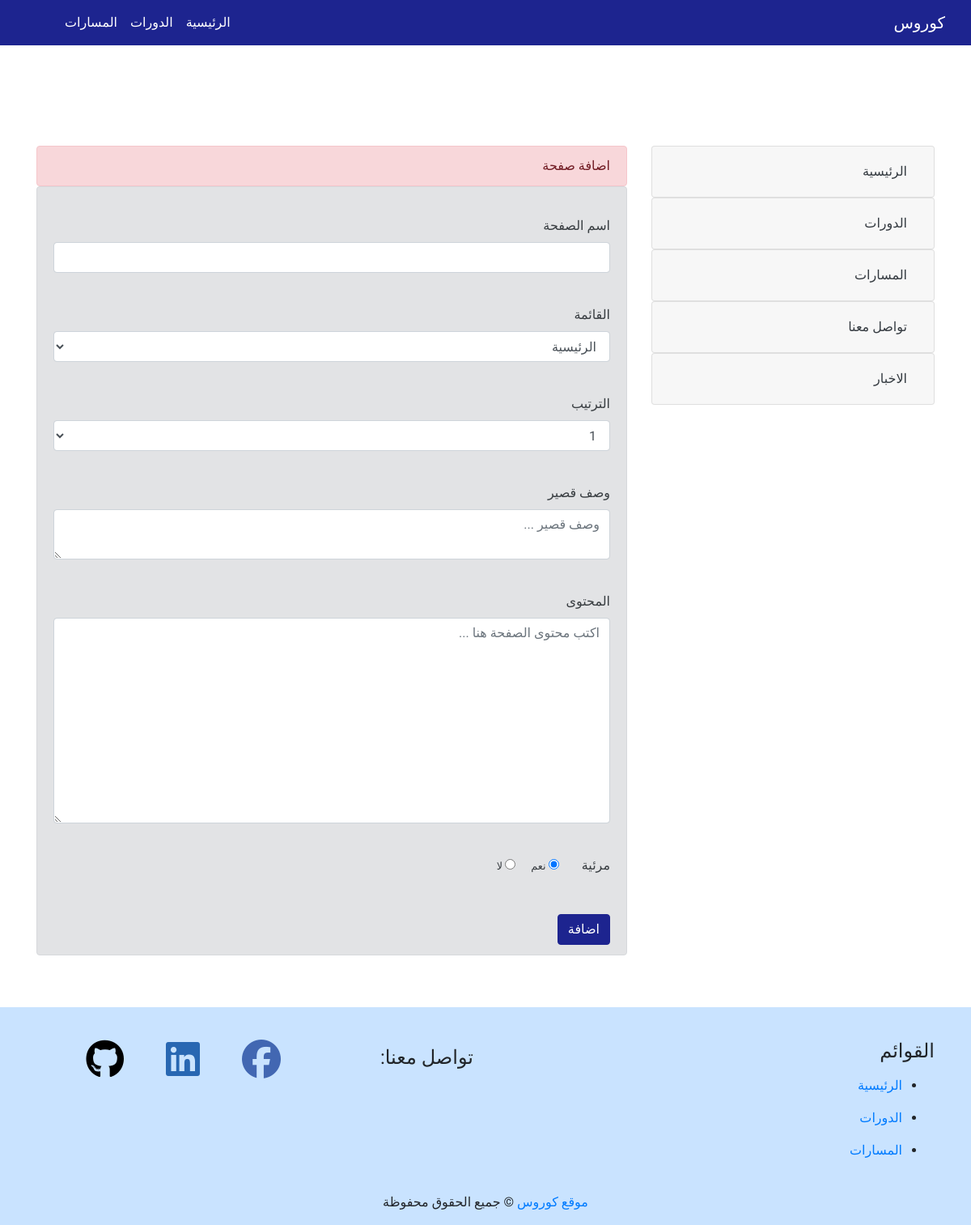
The app's page /add_page.php (signed in) with its own data.
### tables this page shows
CREATE TABLE `navbar_menu` (
  `id` int(10) NOT NULL,
  `name` varchar(255) NOT NULL,
  `rank` int(10) NOT NULL,
  `visible` int(10) NOT NULL,
  `date` timestamp NOT NULL DEFAULT current_timestamp()
);

### public/add_page.php (the view, shortened to what this page needs)
<?php
include_once '../includes/dbconnection.php';
include_once '../includes/layout/header.php';
?>
  </head>
  <body dir="rtl">
    <?php
  include_once '../includes/layout/navbar.php';
  ?>
<div class="container" style="padding-top:100px">
<div class="pb-4">
</div>
<div class="row">
<div class="col-lg-4 col-12">
<?php
$query = "SELECT `name`,`id`  FROM `navbar_menu` WHERE 1" ;
$result = mysqli_query($conn,$query);
if(mysqli_num_rows($result) > 0){
    while($row = mysqli_fetch_assoc($result)){
 ?>
<div class="accordion" id="accordionExample">
  <div class="card">
    <div class="card-header" id="headingOne">
      <h2 class="mb-0">
        <button class="btn text-dark  btn-link btn-block text-right" type="button" data-toggle="collapse" data-target="#collapse<?php  echo htmlentities($row['id']) ; ?>" aria-expanded="true" aria-controls="collapseOne">
           <?php  echo mysqli_real_escape_string($conn,$row['name']) ; ?>
        </button>
      </h2>
    </div>
  </div>
  </div>
 <?php
          }
       }
    ?>
</div>
<div class="col-lg-8 col-12 pt-lg-0 pt-5">
<div class="alert alert-danger" role="alert" style="margin-bottom: 0px">
 اضافة صفحة
</div>
<div class="alert alert-secondary" role="alert" >
<br>
  <form method="post"  action="page_added.php">
  <div class="form-group  ">
    <label >اسم الصفحة</label>
<input type="text"  id="page_name" name="page_name" class="form-control" >
    </div><br>
    <div class="form-group">
       <label for="exampleFormControlSelect1">القائمة</label>
       <select class="form-control" id="menu"  onchange="showRanks(this.value)" name="menu">
    <?php
$query1 = "SELECT * FROM `navbar_menu` WHERE 1" ;
$result1 = mysqli_query($conn,$query1);
if($result1 && mysqli_num_rows($result1) > 0){
    while($row = mysqli_fetch_assoc($result1)){
 ?>
      <option  value="<?php echo $row["id"]; ?>" ><?php echo $row["name"]; ?></option>
<?php
    }
}
?>
        </select>
    </div>
    <br>
    <div class="form-group">
       <label for="exampleFormControlSelect1">الترتيب</label>
       <select class="form-control" id="rank_page"  name="rank">
       <?php
       $query2 = "SELECT `rank`,`id` FROM `pages` LIMIT 1 ";
       $result2 = mysqli_query($conn,$query2);
       if($result2 && mysqli_num_rows($result2) >= 0)
       {
           $counRows = mysqli_num_rows($result2) ;
           for ($i = 1; $i <= $counRows+1; $i++) {
       ?>
      <option><?php echo $i ;?></option>
       <?php
           }
       }
       ?>
        </select>
    </div>
  <br>
  <div class="form-group">
    <label for="exampleFormControlTextarea1">وصف قصير</label>
    <textarea class="form-control" name="description"  id="description"  placeholder="وصف قصير ..." rows="2"></textarea>
  </div>
  <br>
  <div class="form-group">
    <label for="exampleFormControlTextarea1">المحتوى</label>
    <textarea class="form-control" name="content"  id="content"  placeholder="اكتب محتوى الصفحة هنا ..." rows="10"></textarea>
  </div>
    <br>
  <div class="form-group">
      <label >مرئية</label>
         <small class="pr-4"><input type="radio" name="visible" id="visible"  value="1"  checked >  نعم  </small>
         <small class="pr-3"><input type="radio" name="visible" id="visible" value="0"   >  لا </small>
  </div>
  <br>
  <button type="submit" name="submit" class="btn btn-primary">اضافة</button>
</form>
</div>
</div>
</div>
</div>
<?php
include_once '../includes/layout/footer.php';
?>

### includes/layout/navbar.php (shortened to what this page needs)
<nav class="navbar  mynavbar navbar-expand-lg navbar-dark  "   >
   <a class="navbar-brand" href="index.php"> كوروس </a>
  <div class=" navbar-collapse pl-lg-5 pl-md-0 collapse  justify-content-end"  id="navbarNavDropdown">
    <ul class="navbar-nav ml-2" >
    <?php
    $query = "SELECT * FROM `navbar_menu` WHERE `visible` = 1";
    $result = mysqli_query($conn, $query);
    if(mysqli_num_rows($result) > 0)
    {
        while($row = mysqli_fetch_assoc($result)){
            $query2 = "SELECT * FROM `pages` WHERE `menu_id` = ".$row['id'];
            $result2 = mysqli_query($conn,$query2);
            if(mysqli_num_rows($result2) > 0){
              echo '<li class="nav-item dropdown "> ';
              echo '<a class="text-white nav-link  dropdown-toggle" href="#" id="navbarDropdownMenuLink" role="button" data-toggle="dropdown" aria-haspopup="true" aria-expanded="false">';
              echo $row['name'] ;
              echo '</a>';
              echo '<div class="dropdown-menu text-right" aria-labelledby="navbarDropdownMenuLink">';
              while($row2 = mysqli_fetch_assoc($result2)){
                  echo '<a class="dropdown-item" href="'.$_SERVER["PHP_SELF"]."?page=".$row2['id'].'">'.$row2['page_name'].'</a>';
              }
              echo '</div>';
            }else {
                echo ' <li class="nav-item active" style="float:left">';
                echo '<a class="nav-link" href="'.$_SERVER["PHP_SELF"]."?menu=".$row['id'].'">'.$row['name'] .'</a>';
                echo '</li>';
            }
        }
    }
    ?>
     </ul>
  </div>
</nav>

### includes/layout/footer.php (shortened to what this page needs)
<div class=" page-footer" >
  <div class="container">
    <div class="row">
      <div class="col-lg-6 col-md-12 col-sm-12">
        <h4 class="text-uppercase"> القوائم</h4>
        <ul>
          <?php
          $query = "SELECT `name`,`id` FROM `navbar_menu` WHERE `visible` = 1";
          $result = mysqli_query($conn, $query);
          if ($result && mysqli_num_rows($result) > 0) {
            while ($row = mysqli_fetch_assoc($result)) {
              $query2 = "SELECT `id` FROM `pages` WHERE `menu_id` = " . $row['id'];
              $result2 = mysqli_query($conn, $query2);
              if ($result2 && mysqli_num_rows($result2) <= 0) {
                echo ' <li class="pt-2 pb-2">';
                echo '<a  href="' . $_SERVER["PHP_SELF"] . "?menu=" . $row['id'] . '">' . $row['name'] . '</a>';
                echo '</li>';
              }
            }
          }
          ?>
        </ul>
      </div>
      <div class="col-lg-2 col-md-4 col-sm-4 pt-lg-2 pt-md-4 py-sm-4 pb-lg-0 p">
      <h4 class="py-lg-0 py-md-0 py-sm-0 py-xs-5"> تواصل معنا:</h4>
      </div>
      <div class="col-lg-4 col-md-8 col-sm-8 py-lg-0 py-sm-3 col-sm-8">
        <a class="fb-ic" href="https:\\www.facebook.com" target="_blank">
          <i class="fab mr-md-5 mr-3  fa-3x fa-facebook"></i>
        </a>
             <a class="lk-ic" href="https://www.linkedin.com/in/mohamed-jedata-582882195/" target="_blank">
          <i class="fab mr-md-5 mr-3 fa-3x fa-linkedin"></i>
        </a>
        <a class="gt-ic" href="https://github.com/mohamed-jedata" target="_blank">
          <i class="fab  mr-md-5 mr-3 fa-3x fa-github"></i>
        </a>
      </div>
    </div>
  </div>
  <div class="footer-copyright text-center py-3">
    <a href="index.php"> موقع كوروس</a>
    © جميع الحقوق محفوظة
  </div>
</div>
</body>
</html>

### includes/layout/css/style.css (style rules this page uses)
body { text-align:right; font-family: 'Tajawal', sans-serif; }
html, body { width: 100%; height: 100%; margin: 0; padding: 0; }
.page-footer { padding-top: 40px; margin-top: 48px; background-color : #007bff36 ; }
.fb-ic i { color:#4267B2; }
.lk-ic i { color: #2867b2; }
.gt-ic i { color:black; }
.btn-primary { color: #fff; background-color: #1d248f; border-color: #1d248f; }
@media (min-width: 1200px) { .mynavbar { background : #1D248F ; } }
@media (min-width: 1200px) { h2 { font-size: 40px; } }

### records on screen
navbar_menu: name "الرئيسية"
navbar_menu: name "الدورات"
navbar_menu: name "المسارات"
navbar_menu: name "تواصل معنا"
navbar_menu: name "الاخبار"

### other values on screen
form field menu "الرئيسية"
form field rank "1"
